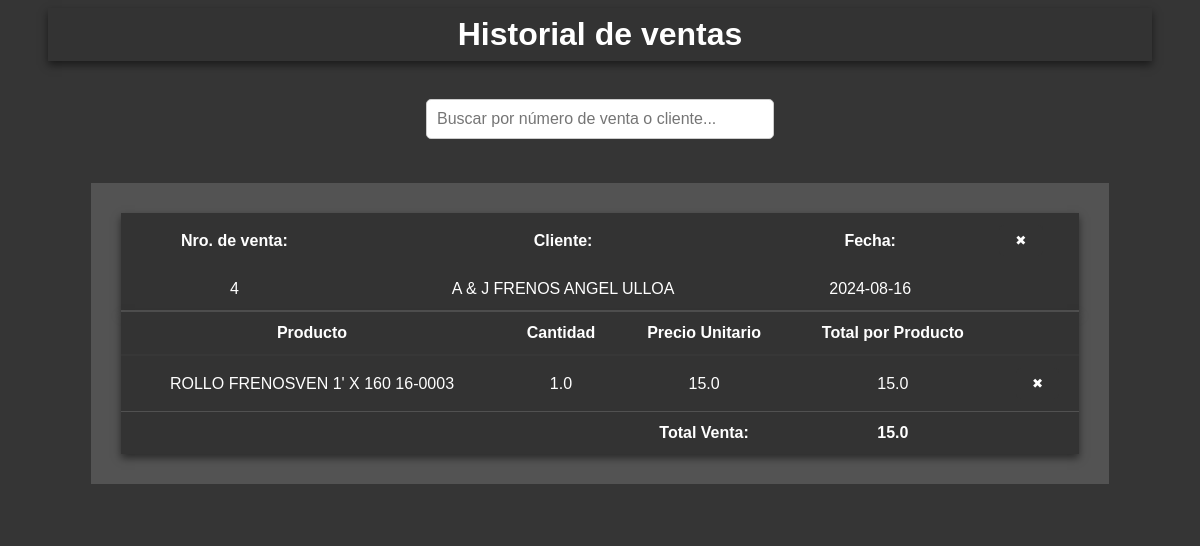
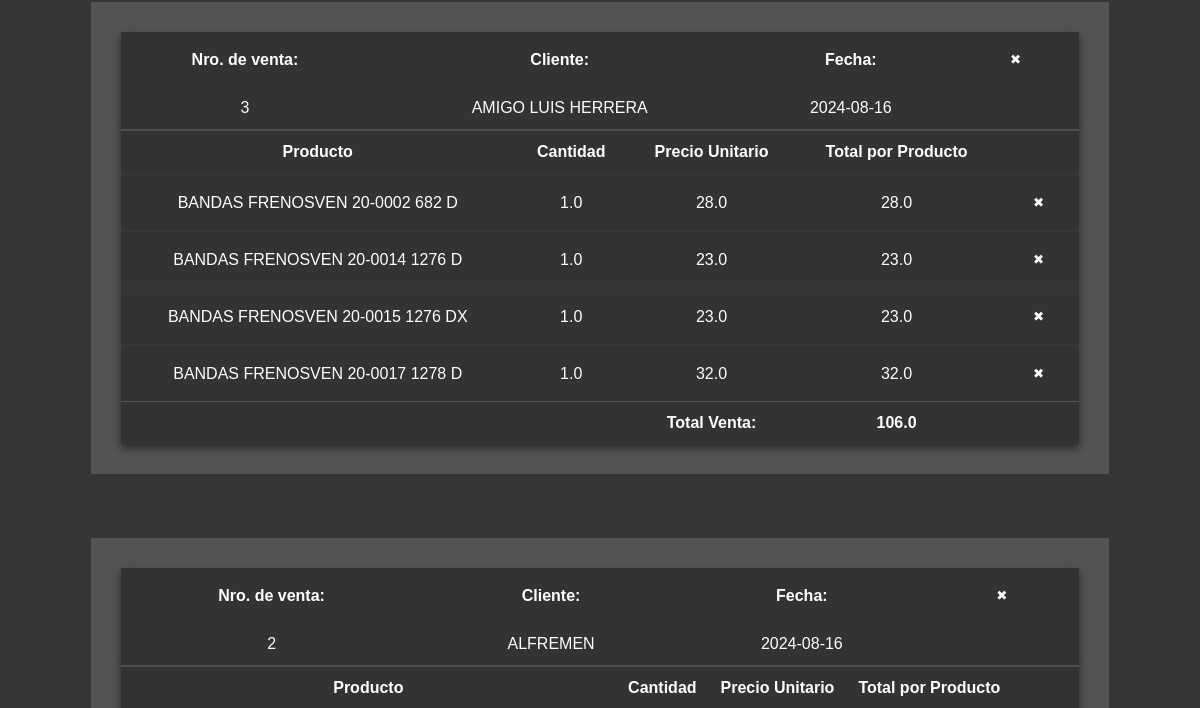
The app's page /historial_ventas/historial_ventas (upper part), older data (2 pictures, top to bottom).
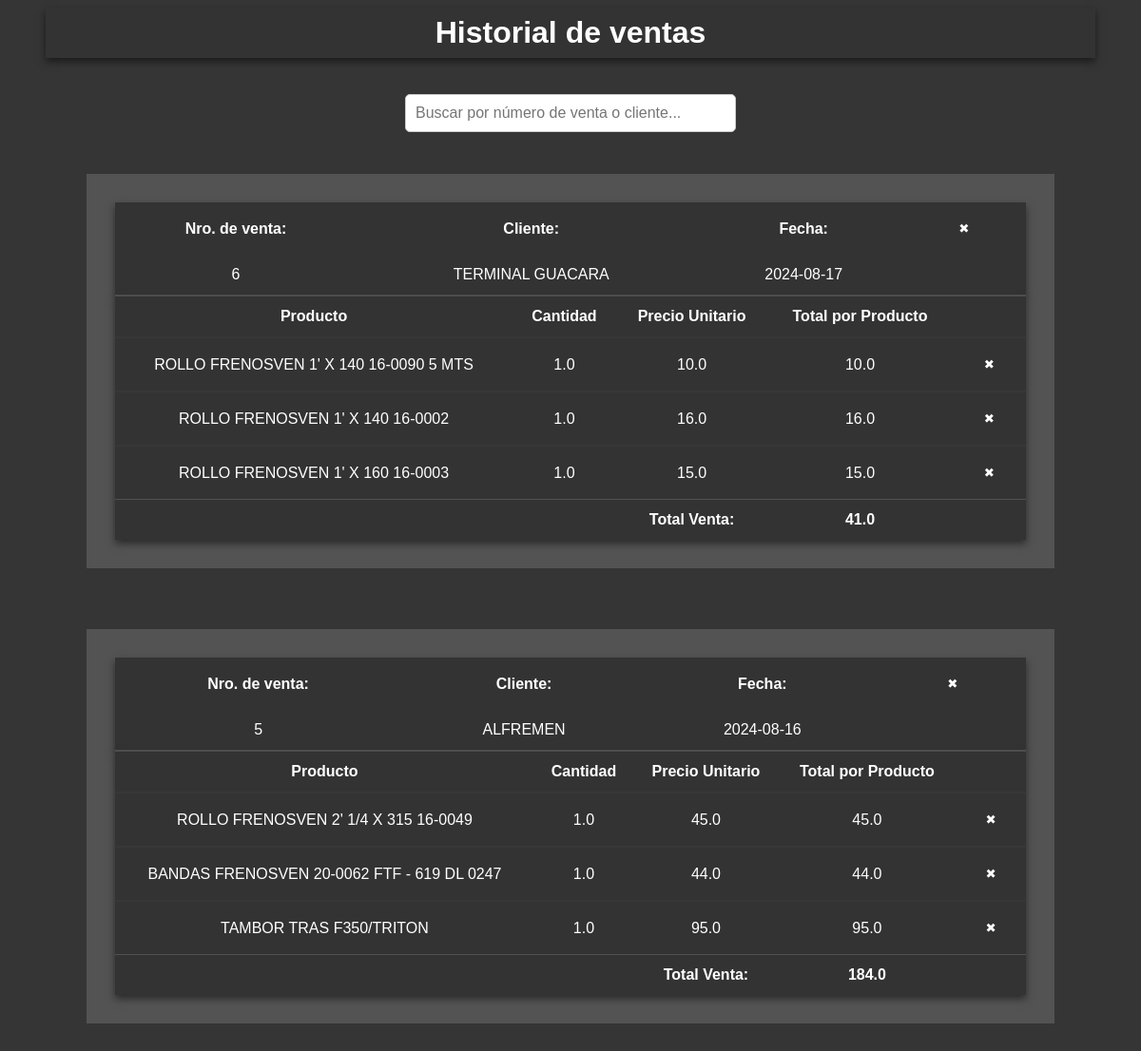
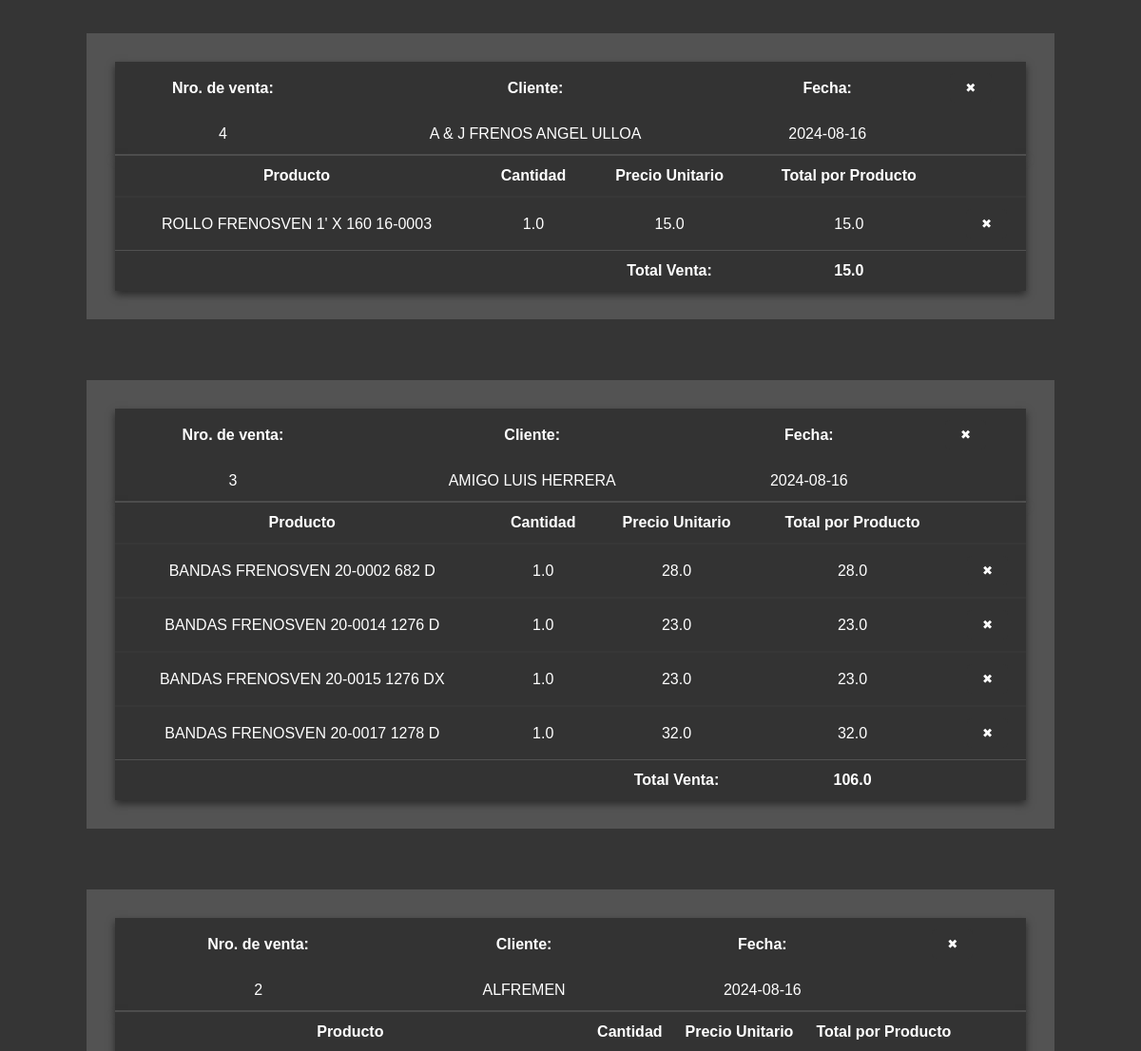
The same page, newer data (2 pictures, top to bottom).
### tables this page shows
CREATE TABLE Ventas (
    id INTEGER PRIMARY KEY AUTOINCREMENT,
    numero_venta INTEGER,
    cliente TEXT,
    producto TEXT,
    cantidad INTEGER,
    precio REAL,
    costo REAL,
    fecha DATE,
    FOREIGN KEY (cliente) REFERENCES "clientes_antiguo"(nombre_cliente)
);

### routes/ventas/subfunciones/historial_ventas.py (the view)
@historial_ventas_bp.route('/historial_ventas')
def historial_ventas():
    db = get_db()
    cursor = db.execute('SELECT id, numero_venta, cliente, fecha, producto, cantidad, precio FROM Ventas ORDER BY numero_venta')
    ventas = cursor.fetchall()
    for venta in ventas:
        id = venta['id']
    ventas_agrupadas = []
    current_numero_venta = None
    venta_actual = None
    for venta in ventas:
        if venta['numero_venta'] != current_numero_venta:
            if venta_actual:
                total_venta = sum(producto['cantidad'] * producto['precio'] for producto in venta_actual['productos'])
                venta_actual['total_venta'] = total_venta
                ventas_agrupadas.append(venta_actual)
            venta_actual = {
                'numero_venta': venta['numero_venta'],
                'cliente': venta['cliente'],
                'fecha': venta['fecha'],
                'productos': []
            }
            current_numero_venta = venta['numero_venta']
        try:
            cantidad = float(venta['cantidad']) if venta['cantidad'] else 0.0
        except ValueError:
            cantidad = 0.0
        try:
            precio = float(venta['precio']) if venta['precio'] else 0.0
        except ValueError:
            precio = 0.0
        venta_actual['productos'].append({
            'id': venta['id'],
            'producto': venta['producto'],
            'cantidad': cantidad,  # Convertir a float
            'precio': precio  # Convertir a float
        })
    if venta_actual:
        total_venta = sum(float(producto['cantidad']) * float(producto['precio']) for producto in venta_actual['productos'])
        venta_actual['total_venta'] = total_venta
        ventas_agrupadas.append(venta_actual)
    return render_template('/ventas/historial_ventas.html', ventas=ventas_agrupadas)

### app.py (called while the page is built)
def create_app():
    app = Flask(__name__, template_folder='templates')
    app.config['SECRET_KEY'] = cargar_clave_secreta()
    @app.before_request
    def before_request():
        g.db = get_db()
    @app.teardown_appcontext
    def teardown_appcontext(error):
        close_db(error)
    @app.route('/')
    def index():
        return render_template('index.html')
    app.register_blueprint(ventas_bp)
    app.register_blueprint(compras_bp)
    app.register_blueprint(clientes_bp)
    app.register_blueprint(inventario_bp)
    return app

### routes/database.py (called while the page is built)
def get_db():
    if 'db' not in g:
        g.db = sqlite3.connect(DATABASE)
        g.db.row_factory = sqlite3.Row
    return g.db

### templates/ventas/historial_ventas.html (shortened to what this page needs)
<!DOCTYPE html>
<html lang="en">
<head>
    <link rel="stylesheet" href="//code.jquery.com/ui/1.12.1/themes/base/jquery-ui.css">
    <link rel="stylesheet" href="/static/css/global/style.css">
</head>
<body>
    <header>
        <h1>Historial de ventas</h1>
    </header>
    <main>
        <input type="text" id="buscador" placeholder="Buscar por número de venta o cliente...">
        <div class="contenedor-ventas">
            {% for venta in ventas | reverse%}
            <section class="contenedor">
                    <table class="info-cliente">
                        <thead>
                            <tr>
                                <th><strong>Nro. de venta:</strong></th>
                                <th><strong>Cliente:</strong></th>
                                <th><strong>Fecha:</strong></th>
                                <th><button class="eliminar-venta" title="Eliminar Venta" data-venta-id="{{ venta.numero_venta }}">&#x2716;</button></th>
                            </tr>
                        </thead>
                        <tbody>
                            <td>{{ venta.numero_venta }}</td>
                            <td>{{ venta.cliente }}</td>
                            <td>{{ venta.fecha }}</td>
                            <td></td>
                        </tbody>
                    </table>
                    <table class="info-productos">
                        <thead>
                            <tr class="info-productos-head">
                                <th>Producto</th>
                                <th>Cantidad</th>
                                <th>Precio Unitario</th>
                                <th>Total por Producto</th>
                                <th></th>
                            </tr>
                        </thead>
                        <tbody>
                            {% for producto in venta.productos %}
                            <tr class="info-productos-body">
                                <td>{{ producto.producto }}</td>
                                <td>{{ producto.cantidad }}</td>
                                <td>{{ producto.precio }}</td>
                                <td>{{ producto.cantidad * producto.precio }}</td>
                                <td>
                                    <button class="eliminar-producto" title="Eliminar Producto" data-venta-id="{{ venta.numero_venta }}" data-producto-id="{{ producto.id }}">&#x2716;</button>
                                </td>
                            </tr>
                            {% endfor %}
                        </tbody>
                        <tfoot>
                            <tr class="total-venta-row">
                                <td></td>
                                <td></td>
                                <td><strong>Total Venta:</strong></td>
                                <td><strong>{{ venta.total_venta }}</strong></td>
                                <td></td>
                            </tr>
                        </tfoot>
                    </table>
            </section>
            {% endfor %}
        </div>
    </main>
</body>
</html>

### static/css/global/style.css (style rules this page uses)
* { margin: 0; padding: 0; box-sizing: border-box; }
body { font-family: Arial, sans-serif; margin: 0; padding: 0; display: flex; flex-direction: column; min-height: 100vh; background-color: rgba(51, 51, 51, 0.99) }
header { padding: 0.5rem 10rem; margin: 0.5rem 3rem; background-color: #333; color: white; text-align: center; font-size: 1rem; box-shadow: 0 4px 8px rgba(0, 0, 0, 0.5); }
main { flex: 1; display: flex; flex-direction: column; justify-content: center; align-items: center; padding: 10px 20px; }

### static/css/components/formularios.css (style rules this page uses)
input[type="text"], input[type="date"] { width: 100%; padding: 0.5rem; margin-bottom: 0.75rem; border: 1px solid #ccc; border-radius: 5px; }

### static/css/components/tablas.css (style rules this page uses)
table { width: 100%; border-collapse: collapse; box-shadow: 0 4px 8px rgba(0, 0, 0, 0.5); }
table th, table td { color: white; background-color: #333 ; padding: 0.75rem; text-align: center; }
table th { background-color: #333; }
table td button, table th button { background-color: #333; color: white; border: none; padding: 0.5rem 1rem; cursor: pointer; border-radius: 5px; }

### static/css/layouts/botones.css (style rules this page uses)
button { cursor: pointer; color: white; max-width: 100%; background: #333; border-radius: 10px; transition: transform 0.15s, box-shadow 0.15s, background-color 0.6s; }

### static/css/sections/ventas/historial_ventas.css (style rules this page uses)
#buscador { width: 30%; padding: 10px; margin-top: 20px; font-size: 16px; border: 1px solid #ccc; border-radius: 5px; }
.contenedor-ventas { display: flex; flex-wrap: wrap; flex-direction: column; justify-content: space-between; }
.contenedor { flex: 1; margin: 2rem; border: 30px solid rgba(255, 255, 255, 0.15); }
.info-cliente { border-bottom: 2px solid rgba(255, 255, 255, 0.15); }
.info-productos-body { border-top: 2px solid rgba(255, 255, 255, 0.02); }
.total-venta-row { border-top: 1px solid rgba(255, 255, 255, 0.15); }

Row changes from the older to the newer data that the page shows:
added Ventas: numero_venta "6", cliente "TERMINAL GUACARA", fecha "2024-08-17", producto "ROLLO FRENOSVEN 1' X 140 16-0090 5 MTS", cantidad "1.0", precio "10.0", producto.cantidad*producto.precio "10.0", total_venta "41.0"
added Ventas: producto "ROLLO FRENOSVEN 1' X 140 16-0002", cantidad "1.0", precio "16.0", producto.cantidad*producto.precio "16.0", shown under "6"
added Ventas: producto "ROLLO FRENOSVEN 1' X 160 16-0003", cantidad "1.0", precio "15.0", producto.cantidad*producto.precio "15.0", shown under "6"
added Ventas: numero_venta "5", cliente "ALFREMEN", fecha "2024-08-16", producto "ROLLO FRENOSVEN 2' 1/4 X 315 16-0049", cantidad "1.0", precio "45.0", producto.cantidad*producto.precio "45.0", total_venta "184.0"
added Ventas: producto "BANDAS FRENOSVEN 20-0062 FTF - 619 DL 0247", cantidad "1.0", precio "44.0", producto.cantidad*producto.precio "44.0", shown under "5"
added Ventas: producto "TAMBOR TRAS F350/TRITON", cantidad "1.0", precio "95.0", producto.cantidad*producto.precio "95.0", shown under "5"
